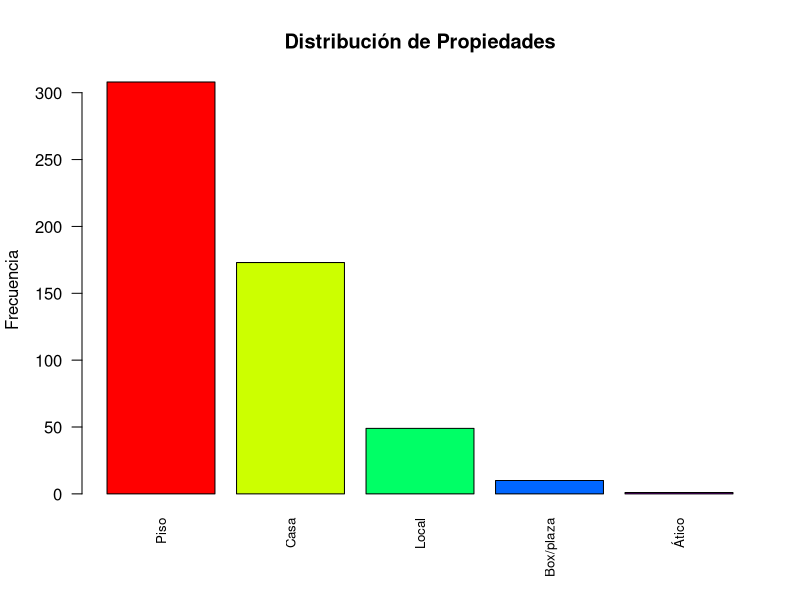
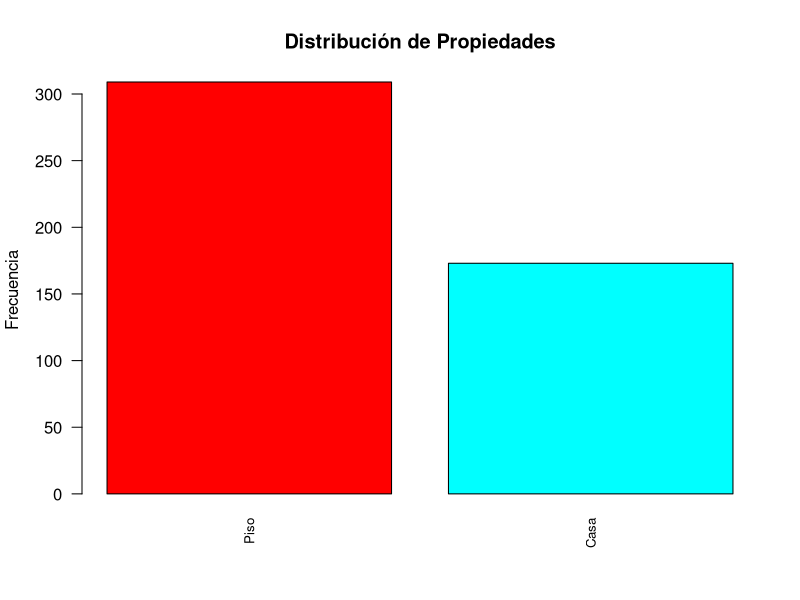
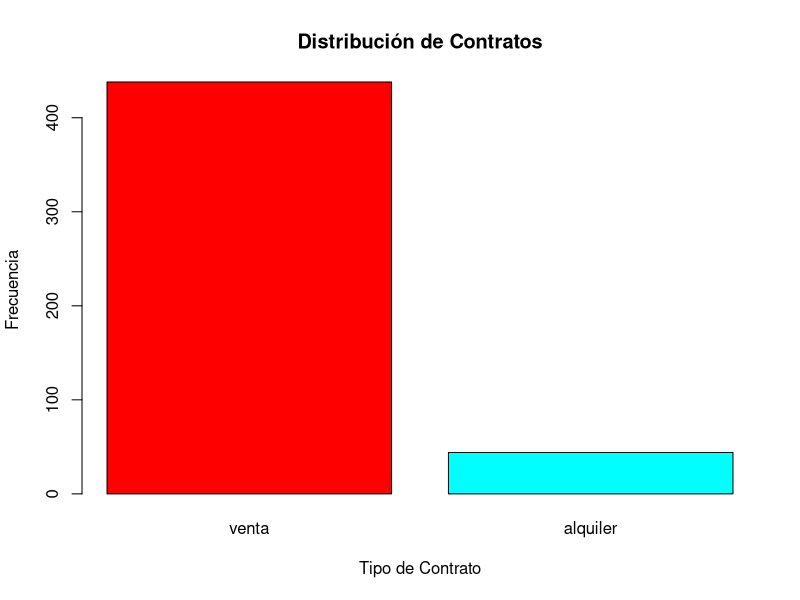
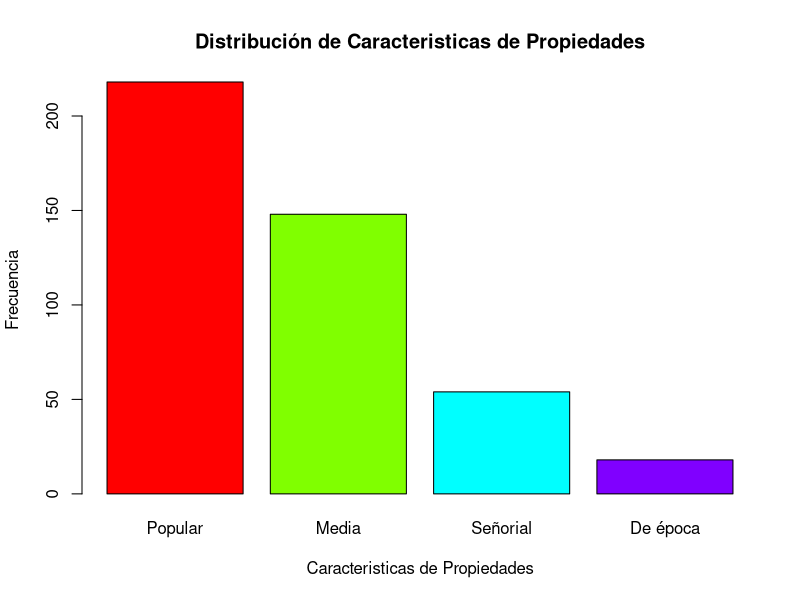
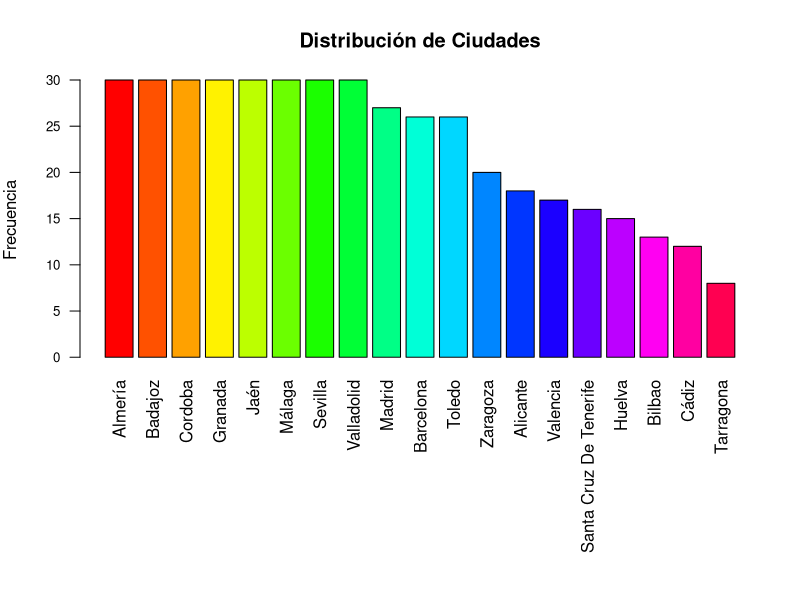
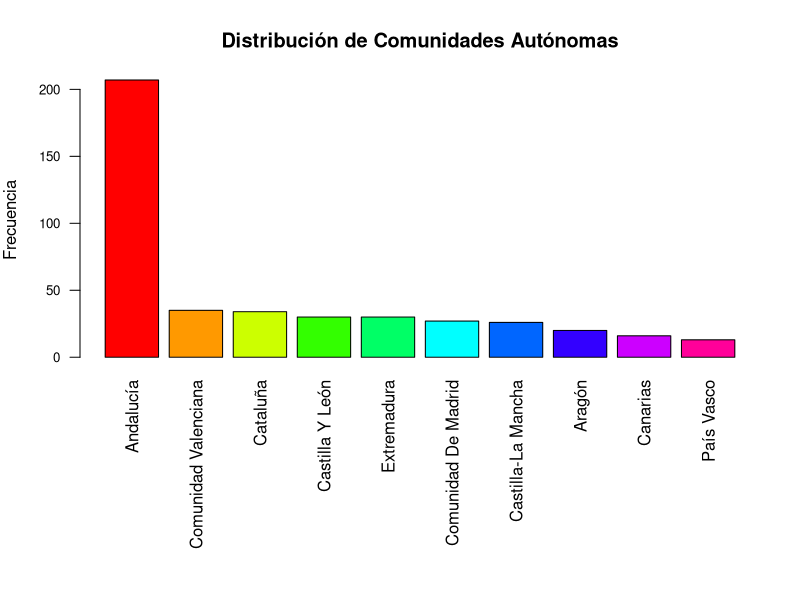
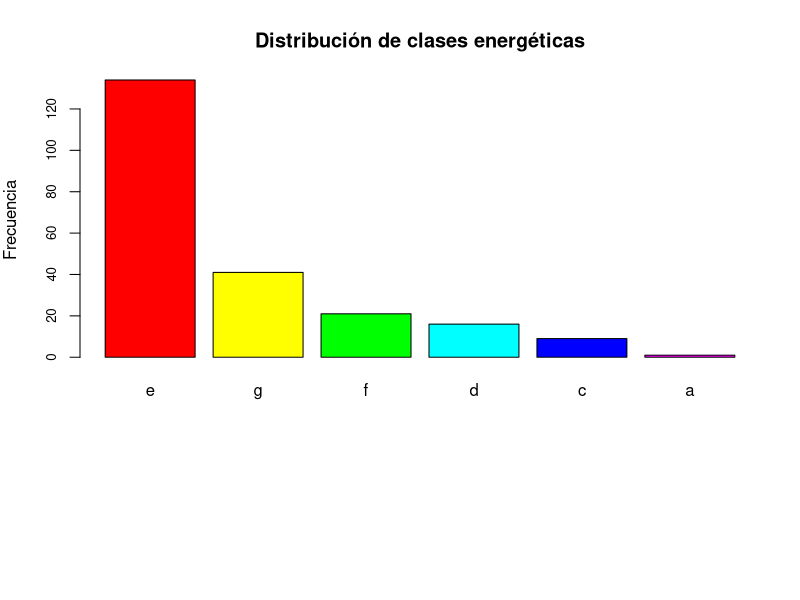
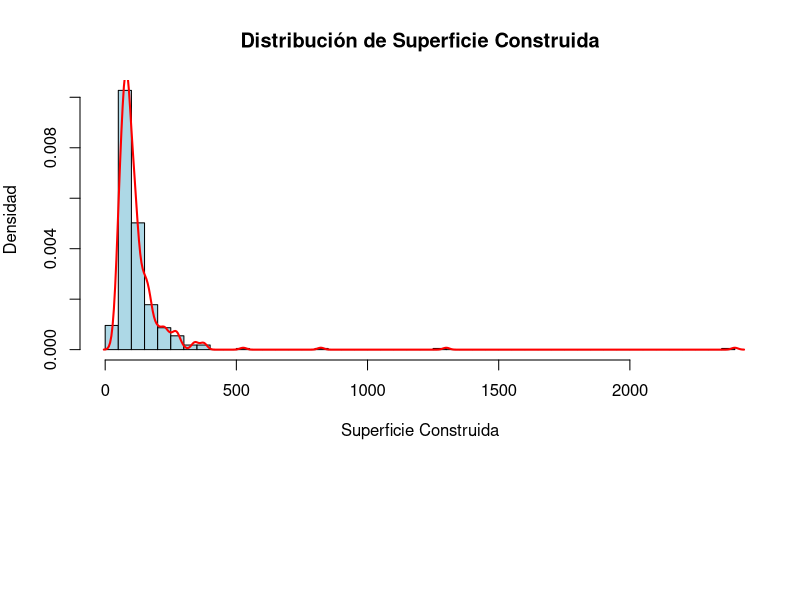

These figures' R source, in order:
## ---- chunk 1
library(stringr)
library(skimr)
library(dplyr)
library(ggplot2)
library(fastDummies)
library(randomForest)
library(car)
library(cluster)
library(FNN)
library(dbscan)
## ---- chunk 2
properties_spain <- read.csv("properties_Spain.csv")
## ---- chunk 3
summary(properties_spain)
## ---- chunk 4
nrow(unique(properties_spain))
## ---- chunk 5
properties_spain$Bathrooms <- as.factor(str_extract(properties_spain$Bathrooms, "\\d+"))
properties_spain$Bedrooms <- as.factor(str_extract(properties_spain$Bedrooms, "\\d+"))
properties_spain$Energy_Consumption <- as.numeric(str_extract(properties_spain$Energy_Consumption, "\\d+"))
properties_spain$Publish_date <- as.Date(properties_spain$Publish_date)
## ---- chunk 6
Property <- sapply(properties_spain$title, function(x) strsplit(x, " ")[[1]][1])
properties_spain$Property <- as.data.frame(Property)
## ---- chunk 7
properties_spain <- subset(properties_spain, select = -c(item, url, title))
## ---- chunk 8
properties_spain <- as.data.frame(lapply(properties_spain, function(x) {
  x[x == ""] <- NA
  return(x)
}))
## ---- chunk 9
skim(properties_spain)
## ---- chunk 10
frecuencias <- sort(table(properties_spain$Property), decreasing = TRUE)
frecuencias
## ---- chunk 11
colores <- rainbow(length(frecuencias))

barplot(frecuencias, 
        main = "Distribución de Propiedades", 
        ylab = "Frecuencia", 
        col = colores,
        las = 2,       
        cex.names = 0.8)

## ---- chunk 12
properties_spain <- properties_spain %>%
                      mutate(Property = ifelse(Property == "Ático", "Piso", Property))
properties_spain <- properties_spain[properties_spain$Property != "Local" & properties_spain$Property != "Box/plaza",]
## ---- chunk 13
frecuencias <- sort(table(properties_spain$Property), decreasing = TRUE)
frecuencias
## ---- chunk 14
colores <- rainbow(length(frecuencias))

barplot(frecuencias, 
        main = "Distribución de Propiedades", 
        ylab = "Frecuencia", 
        col = colores,
        las = 2,       
        cex.names = 0.8)

## ---- chunk 15
properties_spain$Property <- as.factor(properties_spain$Property)
## ---- chunk 16
frecuencias <- sort(table(properties_spain$Contrat), decreasing = TRUE)
frecuencias
## ---- chunk 17
colores <- rainbow(length(frecuencias))

barplot(frecuencias, 
        main = "Distribución de Contratos", 
        xlab = "Tipo de Contrato", 
        ylab = "Frecuencia", 
        col = colores
        )

## ---- chunk 18
properties_spain_sell <- subset(properties_spain[properties_spain$Contrat == "venta",], select = -c(Contrat))
properties_spain_rent <- subset(properties_spain[properties_spain$Contrat == "alquiler",], select = -c(Contrat))
## ---- chunk 19
frecuencias <- sort(table(properties_spain_sell$Property_Type), decreasing = TRUE)
frecuencias
## ---- chunk 20
colores <- rainbow(length(frecuencias))

barplot(frecuencias, 
        main = "Distribución de Caracteristicas de Propiedades", 
        xlab = "Caracteristicas de Propiedades", 
        ylab = "Frecuencia", 
        col = colores
        )

## ---- chunk 21
properties_spain_sell <- subset(properties_spain_sell, select = -c((Property_Type)))
## ---- chunk 22
frecuencias <- sort(table(properties_spain_sell$City), decreasing = TRUE)
frecuencias
## ---- chunk 23
colores <- rainbow(length(frecuencias))

par(mar = c(12, 4, 4, 2))
barplot(frecuencias, 
        main = "Distribución de Ciudades", 
        ylab = "Frecuencia", 
        col = colores,
        las = 2,
        cex.axis = 0.8
        )
## ---- chunk 24
properties_spain_sell <- subset(properties_spain_sell, select = -c(City))
## ---- chunk 25
frecuencias <- sort(table(properties_spain_sell$Autonomous_Community), decreasing = TRUE)
frecuencias
## ---- chunk 26
colores <- rainbow(length(frecuencias))

par(mar = c(12, 4, 4, 2))
barplot(frecuencias, 
        main = "Distribución de Comunidades Autónomas", 
        ylab = "Frecuencia", 
        col = colores,
        las = 2,
        cex.axis = 0.8
        )
## ---- chunk 27
properties_spain_sell <- subset(properties_spain_sell, select = -c(Autonomous_Community))
## ---- chunk 28
frecuencias <- sort(table(properties_spain_sell$Energy_Class), decreasing = TRUE)
frecuencias
## ---- chunk 29
colores <- rainbow(length(frecuencias))


barplot(frecuencias, 
        main = "Distribución de clases energéticas", 
        ylab = "Frecuencia", 
        col = colores,
        cex.axis = 0.8
        )

## ---- chunk 30
properties_spain_sell <- subset(properties_spain_sell, select = -Energy_Class)
## ---- chunk 31
properties_spain_sell <- subset(properties_spain_sell, select = -c(Zone, Street, Country))
## ---- chunk 32
sort(table(properties_spain_sell$Heating), decreasing = TRUE)
## ---- chunk 33
sort(table(properties_spain_sell$Elevator), decreasing = TRUE)
## ---- chunk 34
properties_spain_sell <- subset(properties_spain_sell, select = -c(Heating, Elevator))
## ---- chunk 35
sort(table(properties_spain_sell$Floor), decreasing = TRUE)
## ---- chunk 36
properties_spain_sell <- subset(properties_spain_sell, select = -c(Floor))
## ---- chunk 37
properties_spain_sell <- subset(properties_spain_sell, select = -c(Reference))
## ---- chunk 38
properties_spain_sell <- subset(properties_spain_sell, select = -c(Publish_date))
## ---- chunk 39
summary(properties_spain_sell$Energy_Consumption)
## ---- chunk 40
properties_spain_sell <- subset(properties_spain_sell, select = -c(Energy_Consumption))
## ---- chunk 41
variable <- properties_spain_sell$Surface

hist(variable, 
     breaks = 50,
     probability = TRUE,
     col = "lightblue",
     main = "Distribución de Superficie Construida", 
     xlab = "Superficie Construida", 
     ylab = "Densidad")

lines(density(variable, na.rm = TRUE), 
      col = "red",          
      lwd = 2)             

## ---- chunk 42
boxplot(properties_spain_sell$Surface, 
        main = "Boxplot de la superficie construida", 
        ylab = "Superficie", 
        col = "lightblue", 
        notch = TRUE)

## ---- chunk 43
#properties_spain_sell <- properties_spain_sell[properties_spain_sell$Surface <= 500,]
## ---- chunk 44
variable <- properties_spain_sell$Surface

hist(variable, 
     breaks = 50,
     probability = TRUE,
     col = "lightblue",
     main = "Distribución de Superficie Construida", 
     xlab = "Superficie Construida", 
     ylab = "Densidad")

lines(density(variable, na.rm = TRUE), 
      col = "red",          
      lwd = 2)             

## ---- chunk 45
boxplot(properties_spain_sell$Surface, 
        main = "Boxplot de la superficie construida", 
        ylab = "Superficie", 
        col = "lightblue", 
        notch = TRUE)

## ---- chunk 46
summary(properties_spain_sell$Year_Construction)
## ---- chunk 47
variable <- properties_spain_sell$Year_Construction 


hist(variable, 
     breaks = 100,
     probability = TRUE,
     col = "lightblue",
     main = "Distribución de Año de Construcción", 
     xlab = "Año de Construcción", 
     ylab = "Densidad")

# Añadir la curva suavizada (density)
lines(density(variable, na.rm = TRUE), 
      col = "red",          # Color de la curva
      lwd = 2)              # Ancho de la línea

## ---- chunk 48
boxplot(properties_spain_sell$Year_Construction, 
        main = "Boxplot del Año de Construcción", 
        ylab = "Año de Construcción", 
        col = "lightblue", 
        notch = TRUE)
## ---- chunk 49
summary(properties_spain_sell$Bathrooms)
## ---- chunk 50
mode_bathrooms <- as.numeric(names(sort(table(properties_spain_sell$Bathrooms), decreasing = TRUE)[1]))

properties_spain_sell$Bathrooms[is.na(properties_spain_sell$Bathrooms)] <- mode_bathrooms
## ---- chunk 51
summary(properties_spain_sell$Bathrooms)
## ---- chunk 52
ggplot(properties_spain_sell, aes(x = Bathrooms, fill = factor(Bathrooms))) +
  geom_bar() +
  xlab("Baños") + 
  ylab("Frecuencia") +
  ggtitle("Distribución de baños por propiedad")+
  theme_minimal() +
  theme(panel.grid = element_blank(),
      axis.line = element_line(colour = "black")) + 
  scale_fill_brewer(palette = "Set3") +   
  labs(fill = "Número de Baños")
## ---- chunk 53
summary(properties_spain_sell$Bedrooms)
## ---- chunk 54
ggplot(properties_spain_sell, aes(x = Bedrooms, fill = factor(Bedrooms))) +
  geom_bar() +
  xlab("Habitaciones") + 
  ylab("Frecuencia") +
  ggtitle("Distribución de Habitaciones por propiedad")+
  theme_minimal() +
  theme(panel.grid = element_blank(),
      axis.line = element_line(colour = "black")) + 
  scale_fill_brewer(palette = "Set3") +   
  labs(fill = "Número de Habitaciones")
## ---- chunk 55
moda <- as.numeric(names(sort(table(properties_spain_sell$Bedrooms), decreasing = TRUE)[1]))

properties_spain_sell$Bedrooms[is.na(properties_spain_sell$Bedrooms)] <- moda

properties_spain_sell$Bedrooms <- droplevels(properties_spain_sell$Bedrooms)
## ---- chunk 56
summary(properties_spain_sell$Bedrooms)
## ---- chunk 57
ggplot(properties_spain_sell, aes(x = Bedrooms, fill = factor(Bedrooms))) +
  geom_bar() +
  xlab("Habitaciones") + 
  ylab("Frecuencia") +
  ggtitle("Distribución de Habitaciones por propiedad")+
  theme_minimal() +
  theme(panel.grid = element_blank(),
      axis.line = element_line(colour = "black")) + 
  scale_fill_brewer(palette = "Set3") +   
  labs(fill = "Número de Habitaciones")
## ---- chunk 58
summary(properties_spain_sell$Sale_Price)
## ---- chunk 59
variable <- properties_spain_sell$Sale_Price

hist(variable, 
     breaks = 100,
     probability = TRUE,
     col = "lightblue",
     main = "Distribución del Precio de Venta", 
     xlab = "Precio de venta", 
     ylab = "Densidad")

# Añadir la curva suavizada (density)
lines(density(variable, na.rm = TRUE), 
      col = "red",          # Color de la curva
      lwd = 2)              # Ancho de la línea

## ---- chunk 60

boxplot(properties_spain_sell$Sale_Price, 
        main = "Boxplot del Precio de Venta", 
        ylab = "Precio de Venta", 
        col = "lightblue", 
        notch = TRUE)

## ---- chunk 61
Q1 <- quantile(properties_spain_sell$Sale_Price, 0.25)
Q3 <- quantile(properties_spain_sell$Sale_Price, 0.75)
IQR_value <- IQR(properties_spain_sell$Sale_Price)

# Definir los límites inferior y superior
lower_limit <- Q1 - 1.5 * IQR_value
upper_limit <- Q3 + 1.5 * IQR_value

# Eliminar los valores atípicos (outliers)
properties_spain_sell <- properties_spain_sell[properties_spain_sell$Sale_Price >= lower_limit & properties_spain_sell$Sale_Price <= upper_limit,]
## ---- chunk 62

boxplot(properties_spain_sell$Sale_Price, 
        main = "Boxplot del Precio de Venta", 
        ylab = "Precio de Venta", 
        col = "lightblue", 
        notch = TRUE)

## ---- chunk 63
skim(properties_spain_sell)
## ---- chunk 64
properties_spain_sell$Bathrooms <- droplevels(properties_spain_sell$Bathrooms)
## ---- chunk 65
properties_spain_sell <- properties_spain_sell[!is.na(properties_spain_sell$Year_Construction),]
## ---- chunk 66
properties_spain_encoded <- dummy_cols(properties_spain_sell, 
                                       select_columns = c("Bathrooms", "Bedrooms", "Property"),
                                       remove_selected_columns = TRUE)

# Seleccionar las variables numéricas
numeric_vars <- properties_spain_encoded[, c("Year_Construction", "Sale_Price", "Surface")]

# Normalizar las variables
numeric_vars_scaled <- scale(numeric_vars)

# Reemplazar en el dataset
properties_spain_encoded[, c("Year_Construction", "Sale_Price", "Surface")] <- numeric_vars_scaled

## ---- chunk 67
# Aplicar PCA
pca_result <- prcomp(properties_spain_encoded, scale. = TRUE)

# Resumen de la varianza explicada
summary(pca_result)
## ---- chunk 68
# Obtener la desviación estándar de cada componente
sdev <- pca_result$sdev

# Calcular la varianza explicada (al cuadrar la desviación estándar)
var_explained <- sdev^2

# Calcular la proporción de varianza explicada
prop_var_explained <- var_explained / sum(var_explained)

# Calcular la varianza acumulada
cumulative_var_explained <- cumsum(prop_var_explained)

# Graficar la varianza acumulada
plot(cumulative_var_explained, type="b", main="Cumulative Proportion of Variance Explained",
     xlab="Principal Components", ylab="Cumulative Proportion of Variance", col="blue", pch=19)

## ---- chunk 69
# Obtener la desviación estándar de cada componente
sdev <- pca_result$sdev

# Calcular la varianza explicada (al cuadrar la desviación estándar)
var_explained <- sdev^2

# Calcular la proporción de varianza explicada
prop_var_explained <- var_explained / sum(var_explained)

plot(prop_var_explained, type="b", pch=19, col="blue", xlab="Número de componentes principales", 
     ylab="Proporción de varianza explicada", main="Gráfico de la proporción de varianza explicada")

## ---- chunk 70
pca_data <- data.frame(pca_result$x[, 1:11])
## ---- chunk 71
# Calcular la matriz de covarianza y la distancia de Mahalanobis
cov_matrix <- cov(pca_data) 

# Calcular la media de las puntuaciones de PCA
mean_data <- colMeans(pca_data)

# Calcular la distancia de Mahalanobis para cada observación
mahal_dist <- mahalanobis(pca_data, center = mean_data, cov = cov_matrix)

# Definir el umbral usando la distribución chi-cuadrada
threshold <- qchisq(0.95, df = 12) 

# Identificar los outliers
outliers <- mahal_dist > threshold

# Ver los índices de los outliers
which(outliers)
## ---- chunk 72
pca_data$outlier <- outliers
## ---- chunk 73
ggplot(pca_data, aes(x = PC1, y = PC2, color = outlier)) +
  geom_point(size = 2) +
  labs(
    title = "Visualización de Outliers en los Componentes Principales (PCA)",
    x = "Componente Principal 1 (PC1)",
    y = "Componente Principal 2 (PC2)",
    color = "Outlier"
  ) +
  theme_minimal() +
  scale_color_manual(values = c("FALSE" = "black", "TRUE" = "red"))
## ---- chunk 74
ggplot(pca_data, aes(x = PC1, y = PC3, color = outlier)) +
  geom_point(size = 2) +
  labs(
    title = "Visualización de Outliers en los Componentes Principales (PCA)",
    x = "Componente Principal 1 (PC1)",
    y = "Componente Principal 3 (PC3)",
    color = "Outlier"
  ) +
  theme_minimal() +
  scale_color_manual(values = c("FALSE" = "black", "TRUE" = "red"))
## ---- chunk 75
ggplot(pca_data, aes(x = PC2, y = PC3, color = outlier)) +
  geom_point(size = 2) +
  labs(
    title = "Visualización de Outliers en los Componentes Principales (PCA)",
    x = "Componente Principal 2 (PC2)",
    y = "Componente Principal 3 (PC3)",
    color = "Outlier"
  ) +
  theme_minimal() +
  scale_color_manual(values = c("FALSE" = "black", "TRUE" = "red"))
## ---- chunk 76
cleaned_properties <- properties_spain_sell[!outliers, ]
## ---- chunk 77
skim(cleaned_properties)
## ---- chunk 78
cleaned_properties$Bedrooms <- droplevels(cleaned_properties$Bedrooms)
## ---- chunk 79
write.csv(cleaned_properties, file = "cleaned_properties_Spain .csv", row.names = FALSE)
## ---- chunk 80
obs_X <- subset(cleaned_properties, select = c(-Sale_Price))
obj_Y <- subset(cleaned_properties, select = c(Sale_Price))
## ---- chunk 81
obs_X_encoded <- dummy_cols(obs_X, 
                            select_columns = c("Bathrooms", "Bedrooms", "Property"),
                            remove_first_dummy = TRUE,  # Opcional: evita colinealidad
                            remove_selected_columns = TRUE)

# Seleccionar las variables numéricas
numeric_vars <- obs_X_encoded[, c("Year_Construction", "Surface")]

# Normalizar las variables
numeric_vars_scaled <- scale(numeric_vars)

# Reemplazar en el dataset
obs_X_encoded[, c("Year_Construction", "Surface")] <- numeric_vars_scaled

## ---- chunk 82
cor(obs_X_encoded)
## ---- chunk 83
data_encoded <- obs_X_encoded
data_encoded$Sale_Price <- obj_Y$Sale_Price
vif(lm(Sale_Price ~ ., data = data_encoded))
## ---- chunk 84
model <- lm(Sale_Price ~ ., data = data_encoded)
summary(model)
## ---- chunk 85
predicted_prices <- predict(model, newdata = data_encoded)
# Calcular el RMSE
actual_prices <- cleaned_properties$Sale_Price
rmse_lm <- sqrt(mean((actual_prices - predicted_prices)^2))
print(paste("RMSE para la regresión lineal:", rmse_lm))
## ---- chunk 86
ggplot(data = data_encoded, aes(x = actual_prices, y = predicted_prices)) +
  geom_point(alpha = 0.6) +
  geom_abline(slope = 1, intercept = 0, color = "red") +
  xlab("Precios reales") +
  ylab("Precios predichos") +
  ggtitle("Comparación de precios reales vs. predichos") +
  theme_minimal()
## ---- chunk 87
set.seed(42)

train_index <- sample(1:nrow(obs_X_encoded), 0.8 * nrow(obs_X_encoded))
train_data <- obs_X_encoded[train_index, ]
test_data <- obs_X_encoded[-train_index, ]

# Variables objetivo para entrenamiento y prueba
train_target <- obj_Y$Sale_Price[train_index]
test_target <- obj_Y$Sale_Price[-train_index]
## ---- chunk 88
# Probar diferentes valores de k
rmse_values <- c()
for (k in 1:50) {
  knn_model <- knn.reg(train = train_data, test = test_data, y = train_target, k = k)
  predictions <- knn_model$pred
  rmse <- sqrt(mean((test_target - predictions)^2))
  rmse_values <- c(rmse_values, rmse)
}

# Graficar RMSE vs k
plot(1:50, rmse_values, type = "b", xlab = "Número de vecinos (k)", ylab = "RMSE")


## ---- chunk 89
k <- 30

knn_model <- knn.reg(train = train_data, test = test_data, y = train_target, k = k)

# Predicciones
predictions <- knn_model$pred

rmse <- sqrt(mean((test_target - predictions)^2))
print(paste("RMSE:", rmse))

# Calcular R²
sst <- sum((test_target - mean(test_target))^2)
sse <- sum((test_target - predictions)^2)
r_squared <- 1 - (sse / sst)
print(paste("R²:", round(r_squared,4)))
## ---- chunk 90
# Calcular la suma de las distancias intra-clúster (inertia) para diferentes k
wss <- sapply(1:15, function(k) {
  kmeans(obs_X_encoded, centers = k, nstart = 25)$tot.withinss
})

# Graficar el método del codo
plot(1:15, wss, type = "b", pch = 19, frame = FALSE,
     xlab = "Número de Clústeres (k)", ylab = "Suma de Cuadrados Intra-Clúster (WSS)")
## ---- chunk 91
predictors <- obs_X_encoded

# Probar diferentes valores de k y calcular la silueta promedio
sil_width <- sapply(2:10, function(k) {
  pam(predictors, k = k)$silinfo$avg.width
})

# Graficar el coeficiente de silueta
plot(2:10, sil_width, type = "b", pch = 19, frame = FALSE,
     xlab = "Número de Clústeres (k)", ylab = "Coeficiente de Silueta")
## ---- chunk 92
k = 8

kmeans_model <- kmeans(predictors, centers = k, nstart = 25)

# Agregar los clústeres al dataset original
predictors$Cluster <- kmeans_model$cluster
## ---- chunk 93
table(kmeans_model$cluster)
## ---- chunk 94
aggregate(predictors[, -ncol(predictors)], by = list(Cluster = predictors$Cluster), FUN = mean)
## ---- chunk 95
# Visualizar los clústeres en 2D
ggplot(predictors, aes(x = Surface, y = Year_Construction, color = factor(Cluster))) +
  geom_point() +
  labs(color = "Cluster") +
  theme_minimal()
## ---- chunk 96
aggregate(obj_Y$Sale_Price, by = list(Cluster = predictors$Cluster), FUN = mean)
## ---- chunk 97
predictors <- obs_X_encoded
## ---- chunk 98
dbscan_model <- dbscan(predictors, eps = 1, minPts = 5)

# Ver los resultados
print(dbscan_model)

# Asignar los clústeres al dataset original
predictors$Cluster <- dbscan_model$cluster

## ---- chunk 99
# Valores de `eps` y `minPts` a probar
eps_values <- seq(0.02, 2, by = 0.02)  # Cambia según el rango esperado de `eps`
minPts_values <- c(5, 10, 15, 20)       # Cambia según el dataset

# Dataframe para almacenar resultados
results <- data.frame(
  eps = numeric(0),
  minPts = numeric(0),
  clusters = integer(0),
  noise_points = integer(0)
)

# Iterar sobre los valores
for (eps in eps_values) {
  for (minPts in minPts_values) {
    predictors <- obs_X_encoded
    # Aplicar DBSCAN
    dbscan_model <- dbscan(predictors, eps = eps, minPts = minPts)
    
    # Contar número de clústeres (excluyendo el ruido, que es cluster 0)
    num_clusters <- length(unique(dbscan_model$cluster[dbscan_model$cluster > 0]))
    
    # Contar puntos de ruido
    noise_points <- sum(dbscan_model$cluster == 0)
    
    # Guardar resultados
    results <- rbind(
      results,
      data.frame(
        eps = eps,
        minPts = minPts,
        clusters = num_clusters,
        noise_points = noise_points
      )
    )
  }
}
## ---- chunk 100
ggplot(results, aes(x = eps, y = clusters, color = factor(minPts))) +
  geom_line() +
  geom_point() +
  labs(
    title = "Número de clústeres vs. eps y minPts",
    x = "eps",
    y = "Número de clústeres",
    color = "minPts"
  ) +
  theme_minimal()
## ---- chunk 101
ggplot(results, aes(x = eps, y = noise_points, color = factor(minPts))) +
  geom_line() +
  geom_point() +
  labs(
    title = "Número de puntos de ruido vs. eps y minPts",
    x = "eps",
    y = "Número de puntos de ruido",
    color = "minPts"
  ) +
  theme_minimal()

## ---- chunk 102
results_filtered <- results[results$clusters > 2,]
# Ver los resultados
min <- min(results_filtered$noise_points)
optimal_config <- results_filtered[results_filtered$noise_points == min,]
print(optimal_config)
## ---- chunk 103
optimal_eps <- optimal_config$eps[1]
optimal_minPts <- optimal_config$minPts[1]

dbscan_model <- dbscan(predictors, eps = optimal_eps, minPts = optimal_minPts)

## ---- chunk 104
predictors$Cluster <- kmeans_model$cluster

ggplot(predictors, aes(x = Surface, y = Year_Construction, color = factor(Cluster))) +
  geom_point() +
  labs(color = "Cluster") +
  theme_minimal()
